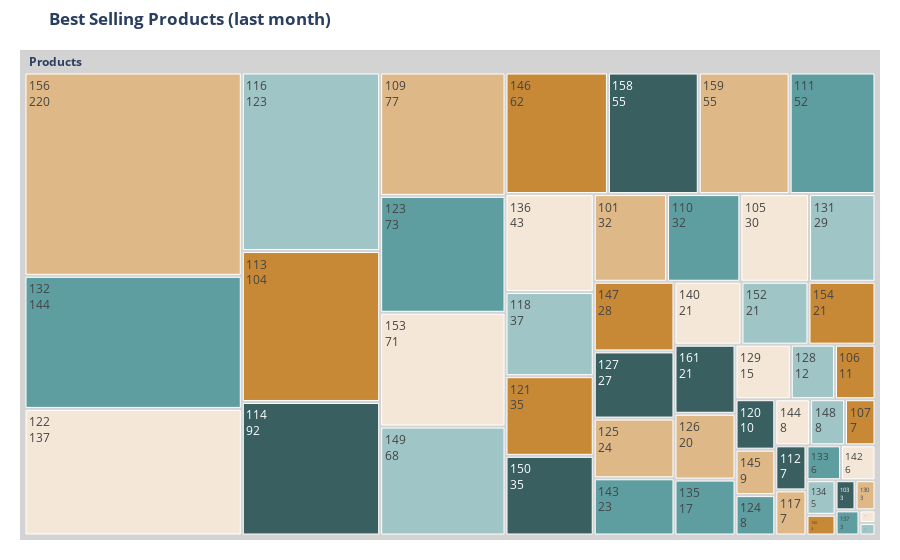

Write notebook code for a chart like this one.
### Markdown cell above
### View of "best selling" products of last month

### Code cell
fig = px.treemap(data_frame=df_last_month,
                path=[px.Constant('<b> Products'), 
                      'Productid'], 
                title = '<b> Best Selling Products (last month)',
                values= 'TotalUnitsSold', 
                hover_data=product_data)

fig.data[0].textinfo = 'label+text+value'

fig.update_traces(root_color='lightgrey')
 
fig.update_layout(treemapcolorway = ['burlywood', 'cadetblue'], 
                  margin = dict(t=50, l=20, r=20, b=20))

fig.layout.hovermode = 'closest'
fig.show()

### Figure 1 — Plotly figure (JSON) as saved in the notebook; plotly's stock layout.template omitted (floating-point values rounded to 4 significant figures; data arrays with more than 128 entries replaced by an {"elided": "..."} marker saying what was removed)
{"data": [{"branchvalues": "total", "customdata": {"elided": "53x7 mixed values"}, "domain": {"x": [0, 1], "y": [0, 1]}, "hovertemplate": "labels=%{label}<br>TotalUnitsSold=%{customdata[0]}<br>parent=%{parent}<br>id=%{id}<br>Productid=%{customdata[1]}<br>ProductCategory=%{customdata[3]}<br>Occasion=%{customdata[4]}<br>Material=%{customdata[5]}<br>Karigari=%{customdata[6]}<extra></extra>", "ids": ["<b> Products/100", "<b> Products/101", "<b> Products/103", "<b> Products/105", "<b> Products/106", "<b> Products/107", "<b> Products/109", "<b> Products/110", "<b> Products/111", "<b> Products/112", "<b> Products/113", "<b> Products/114", "<b> Products/116", "<b> Products/117", "<b> Products/118", "<b> Products/120", "<b> Products/121", "<b> Products/122", "<b> Products/123", "<b> Products/124", "<b> Products/125", "<b> Products/126", "<b> Products/127", "<b> Products/128", "<b> Products/129", "<b> Products/130", "<b> Products/131", "<b> Products/132", "<b> Products/133", "<b> Products/134", "<b> Products/135", "<b> Products/136", "<b> Products/137", "<b> Products/140", "<b> Products/142", "<b> Products/143", "<b> Products/144", "<b> Products/145", "<b> Products/146", "<b> Products/147", "<b> Products/148", "<b> Products/149", "<b> Products/150", "<b> Products/152", "<b> Products/153", "<b> Products/154", "<b> Products/155", "<b> Products/156", "<b> Products/158", "<b> Products/159", "<b> Products/161", "<b> Products/162", "<b> Products"], "labels": ["100", "101", "103", "105", "106", "107", "109", "110", "111", "112", "113", "114", "116", "117", "118", "120", "121", "122", "123", "124", "125", "126", "127", "128", "129", "130", "131", "132", "133", "134", "135", "136", "137", "140", "142", "143", "144", "145", "146", "147", "148", "149", "150", "152", "153", "154", "155", "156", "158", "159", "161", "162", "<b> Products"], "name": "", "parents": ["<b> Products", "<b> Products", "<b> Products", "<b> Products", "<b> Products", "<b> Products", "<b> Products", "<b> Products", "<b> Products", "<b> Products", "<b> Products", "<b> Products", "<b> Products", "<b> Products", "<b> Products", "<b> Products", "<b> Products", "<b> Products", "<b> Products", "<b> Products", "<b> Products", "<b> Products", "<b> Products", "<b> Products", "<b> Products", "<b> Products", "<b> Products", "<b> Products", "<b> Products", "<b> Products", "<b> Products", "<b> Products", "<b> Products", "<b> Products", "<b> Products", "<b> Products", "<b> Products", "<b> Products", "<b> Products", "<b> Products", "<b> Products", "<b> Products", "<b> Products", "<b> Products", "<b> Products", "<b> Products", "<b> Products", "<b> Products", "<b> Products", "<b> Products", "<b> Products", "<b> Products", ""], "root": {"color": "lightgrey"}, "textinfo": "label+text+value", "type": "treemap", "values": [3, 32, 3, 30, 11, 7, 77, 32, 52, 7, 104, 92, 123, 7, 37, 10, 35, 137, 73, 8, 24, 20, 27, 12, 15, 3, 29, 144, 6, 5, 17, 43, 3, 21, 6, 23, 8, 9, 62, 28, 8, 68, 35, 21, 71, 21, 1, 220, 55, 55, 21, 1, 1962]}], "layout": {"hovermode": "closest", "legend": {"tracegroupgap": 0}, "margin": {"b": 20, "l": 20, "r": 20, "t": 50}, "title": {"text": "<b> Best Selling Products (last month)"}, "treemapcolorway": ["burlywood", "cadetblue"]}}
